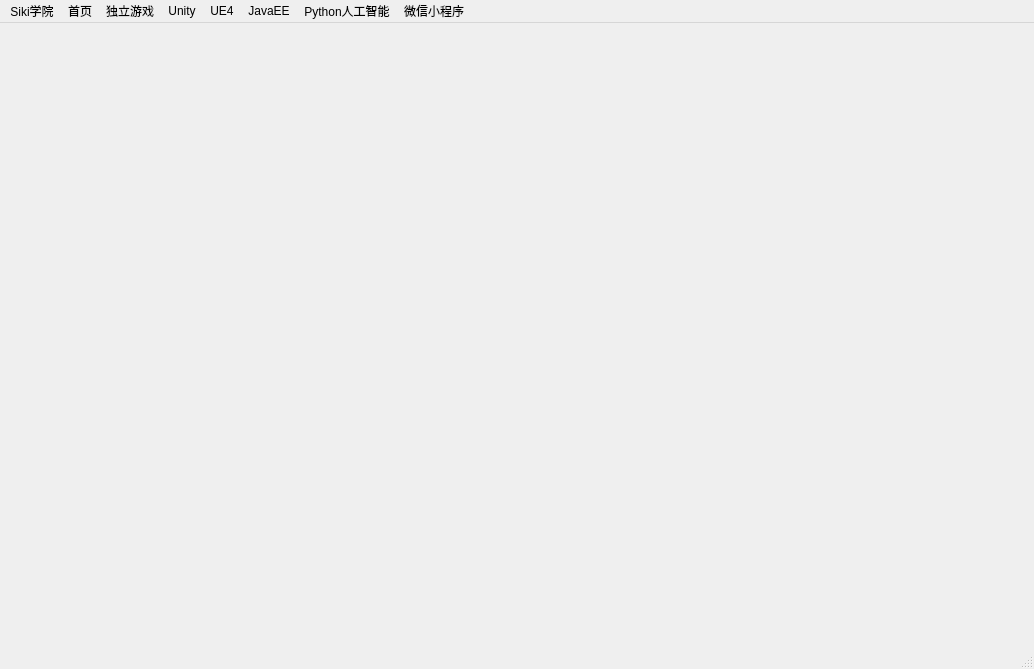
<?xml version="1.0" encoding="UTF-8"?>
<ui version="4.0">
 <class>MainWindow</class>
 <widget class="QMainWindow" name="MainWindow">
  <property name="geometry">
   <rect>
    <x>0</x>
    <y>0</y>
    <width>1034</width>
    <height>669</height>
   </rect>
  </property>
  <property name="windowTitle">
   <string>MainWindow</string>
  </property>
  <widget class="QWidget" name="centralwidget">
   <widget class="QWidget" name="verticalLayoutWidget">
    <property name="geometry">
     <rect>
      <x>0</x>
      <y>-1</y>
      <width>1031</width>
      <height>611</height>
     </rect>
    </property>
    <layout class="QVBoxLayout" name="Total_Layout"/>
   </widget>
  </widget>
  <widget class="QStatusBar" name="statusbar"/>
  <widget class="QMenuBar" name="Total_menubar">
   <property name="geometry">
    <rect>
     <x>0</x>
     <y>0</y>
     <width>1034</width>
     <height>26</height>
    </rect>
   </property>
   <widget class="QMenu" name="menuSiki">
    <property name="title">
     <string>Siki学院</string>
    </property>
   </widget>
   <widget class="QMenu" name="menu">
    <property name="title">
     <string>首页</string>
    </property>
   </widget>
   <widget class="QMenu" name="menu_2">
    <property name="title">
     <string>独立游戏</string>
    </property>
   </widget>
   <widget class="QMenu" name="menuUnity">
    <property name="title">
     <string>Unity</string>
    </property>
   </widget>
   <widget class="QMenu" name="menuUE4">
    <property name="title">
     <string>UE4</string>
    </property>
   </widget>
   <widget class="QMenu" name="menuJavaEE">
    <property name="title">
     <string>JavaEE</string>
    </property>
   </widget>
   <widget class="QMenu" name="menuPython">
    <property name="title">
     <string>Python人工智能</string>
    </property>
   </widget>
   <widget class="QMenu" name="menu_3">
    <property name="title">
     <string>微信小程序</string>
    </property>
   </widget>
   <addaction name="menuSiki"/>
   <addaction name="menu"/>
   <addaction name="menu_2"/>
   <addaction name="menuUnity"/>
   <addaction name="menuUE4"/>
   <addaction name="menuJavaEE"/>
   <addaction name="menuPython"/>
   <addaction name="menu_3"/>
  </widget>
 </widget>
 <resources/>
 <connections/>
</ui>
